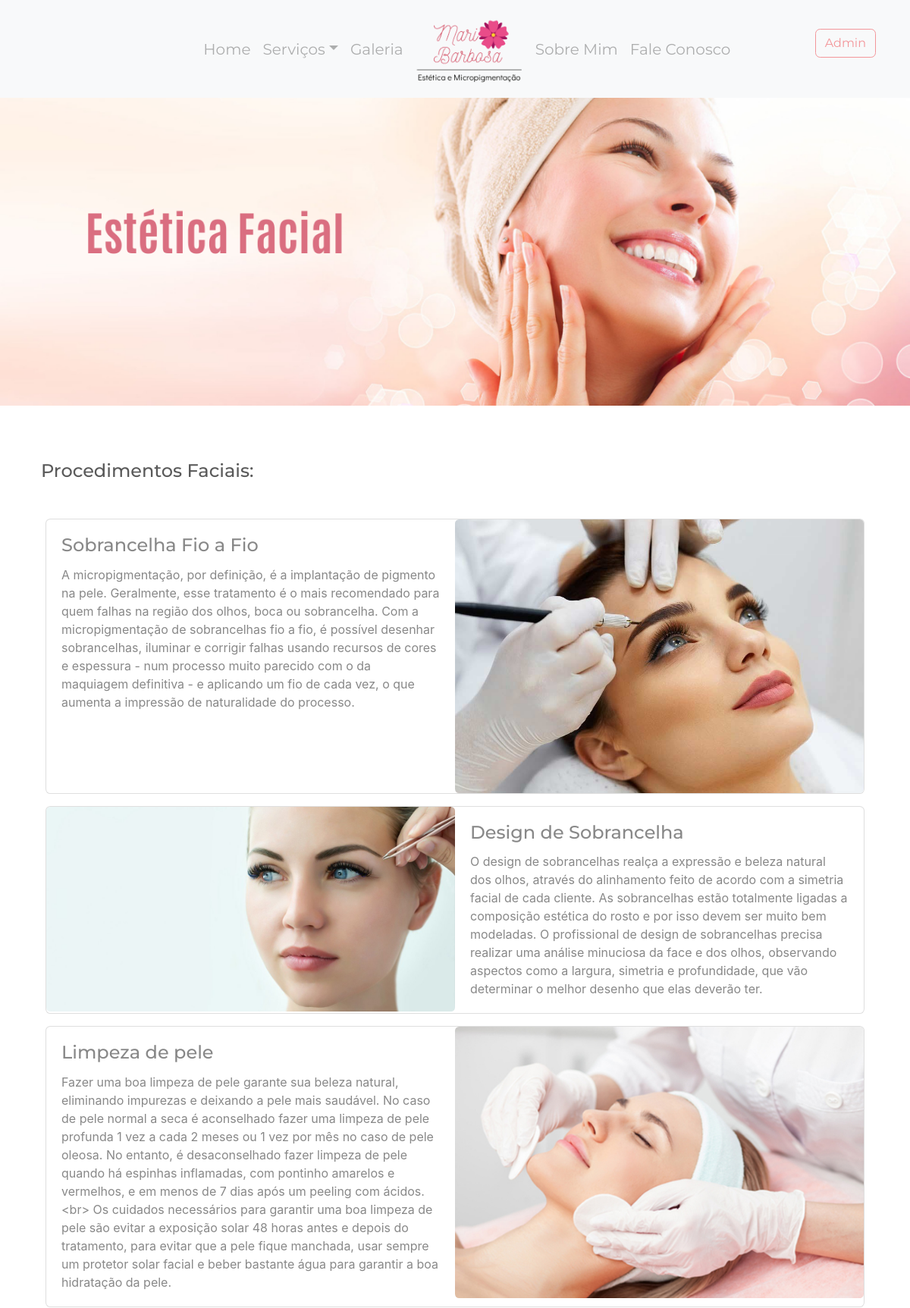
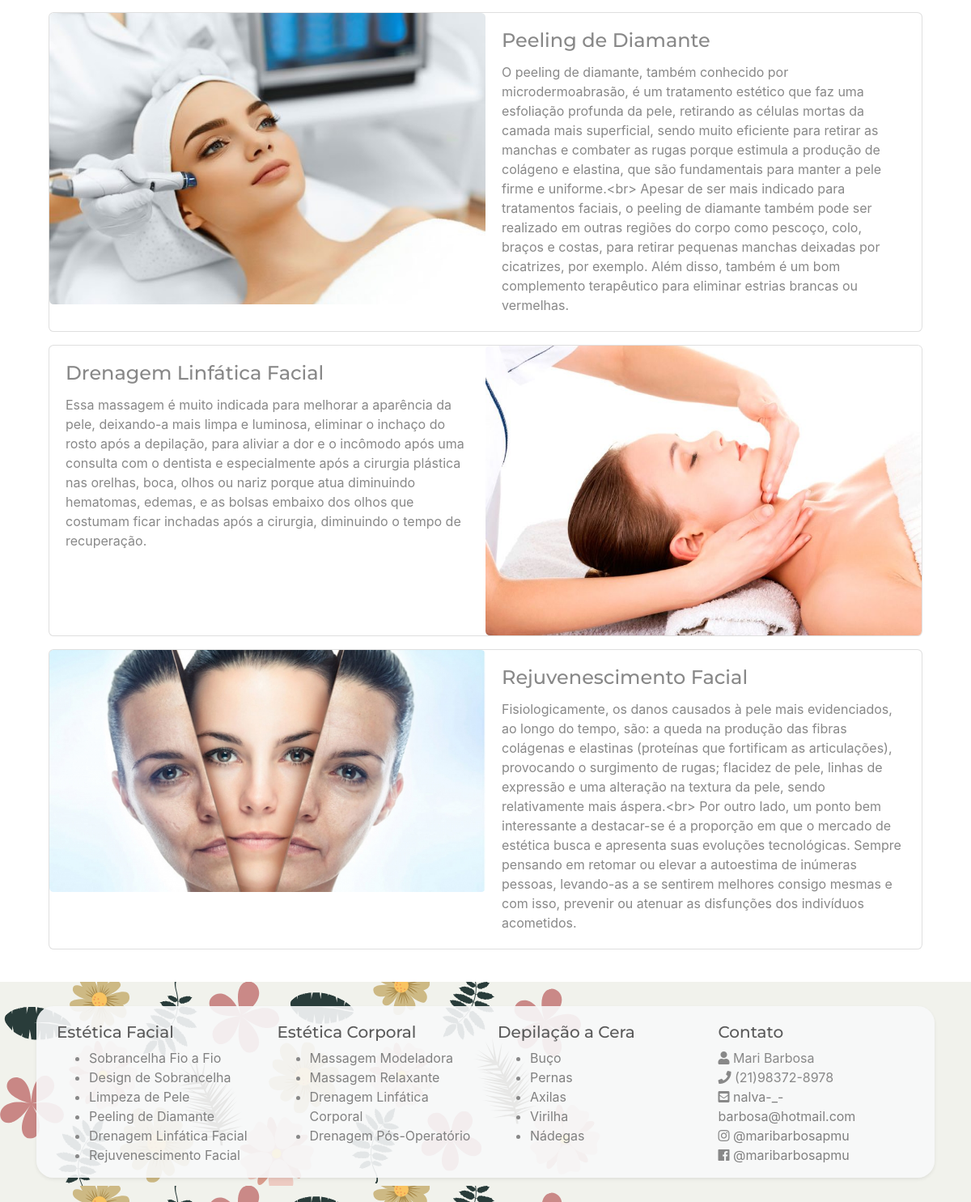
The page /facial on the database its author committed (2 pictures, top to bottom).
### meuSite/models.py (models this page shows, shortened)
class Servico(models.Model):
    tipo = models.ForeignKey(TipoServico, on_delete=models.CASCADE)
    nome = models.CharField('Servico', max_length=200, db_index=True)
    tag = models.CharField('Tag', max_length=100, default=' ')
    imagem = models.CharField('Imagem', max_length=200)
    descricao = models.TextField(blank=True)
    class Meta:
        db_table = 'servico'

### meuSite/views.py (the view)
# urls.py: path('facial', views.facial, name='facial'),
def facial(request):
    procedimentos_faciais = Servico.objects.filter(tipo__nome__contains='facial')
    return render(request, 'facial.html', {'servicos': procedimentos_faciais})

### meuSite/templates/facial.html (shortened to what this page needs)
{% extends "base.html" %}
{% load static %}
{% block estilo %}
    <link rel="stylesheet" type="text/css" href="{% static 'css/facial.css' %}"/>
{% endblock estilo %}
{% block conteudo %}
    {% static "images" as baseUrl %}
    <header id="header" class="mb-4" style="margin-top: 120px;">
        <img class="d-block w-100" src="{{ baseUrl }}/carousel-facial.png" alt="Tratamentos Faciais">
    </header>
    <div class="container my-4">
        <div class="block">
            <div class="row">
                <div class="col-12 p-4">
                    <h4 id="procedimentosFaciais" class="mb-0 pt-4 pb-4">Procedimentos Faciais:</h4>
                </div>
                <div class="col-12">
                    {% for servico in servicos %}
                        <div class="col-12" id="{{ servico.tag }}">
                            <div class="card mb-3" data-toggle="tooltip" data-placement="top"
                                 title="Clique para realizar o agendamento">
                                <div class="row no-gutters">
                                    {% if forloop.counter0|divisibleby:2 == 0 %}
                                        <div class="col-6 d-none d-md-inline-block">
                                            <img src="{{ baseUrl }}/{{ servico.imagem }}" class="card-img">
                                        </div>
                                        <div class="col-6 d-none d-md-inline-block">
                                            <div class="card-body">
                                                <h4 class="card-title">{{ servico.nome }}</h4>
                                                <p class="card-text">{{ servico.descricao }}</p>
                                            </div>
                                        </div>
                                    {% else %}
                                        <div class="col-6 d-none d-md-inline-block">
                                            <div class="card-body">
                                                <h4 class="card-title">{{ servico.nome }}</h4>
                                                <p class="card-text">{{ servico.descricao }}</p>
                                            </div>
                                        </div>
                                        <div class="col-6 d-none d-md-inline-block">
                                            <img src="{{ baseUrl }}/{{ servico.imagem }}" class="card-img">
                                        </div>
                                    {% endif %}
                                </div>
                            </div>
                        </div>
                    {% endfor %}
                </div>
            </div>
        </div>
    </div>
{% endblock conteudo %}

### rows shown on the page
Servico: nome "Sobrancelha Fio a Fio", descricao "A micropigmentação, por definição, é a implantação de pigmento na pele. Geralmente, esse tratamento é o mais recomendado para quem falhas na região dos olhos, boca ou sobrancelha. Com a micropigmentação de sobrancelhas fio a fio, é possível desenhar sobrancelhas, iluminar e corrigir falhas usando recursos de cores e espessura - num processo muito parecido com o da maquiagem definitiva - e aplicando um fio de cada vez, o que aumenta a impressão de naturalidade do processo.", imagem (picture)
Servico: imagem (picture), nome "Design de Sobrancelha", descricao "O design de sobrancelhas realça a expressão e beleza natural dos olhos, através do alinhamento feito de acordo com a simetria facial de cada cliente. As sobrancelhas estão totalmente ligadas a composição estética do rosto e por isso devem ser muito bem modeladas. O profissional de design de sobrancelhas precisa realizar uma análise minuciosa da face e dos olhos, observando aspectos como a largura, simetria e profundidade, que vão determinar o melhor desenho que elas deverão ter."
Servico: nome "Limpeza de pele", descricao "Fazer uma boa limpeza de pele garante sua beleza natural, eliminando impurezas e deixando a pele mais saudável. No caso de pele normal a seca é aconselhado fazer uma limpeza de pele profunda 1 vez a cada 2 meses ou 1 vez por mês no caso de pele oleosa. No entanto, é desaconselhado fazer limpeza de pele quando há espinhas inflamadas, com pontinho amarelos e vermelhos, e em menos de 7 dias após um peeling com ácidos.<br> Os cuidados necessários para garantir uma boa limpeza de pele são evitar a exposição solar 48 horas antes e depois do tratamento, para evitar que a pele fique manchada, usar sempre um protetor solar facial e beber bastante água para garantir a boa hidratação da pele.", imagem (picture)
Servico: imagem (picture), nome "Peeling de Diamante", descricao "O peeling de diamante, também conhecido por microdermoabrasão, é um tratamento estético que faz uma esfoliação profunda da pele, retirando as células mortas da camada mais superficial, sendo muito eficiente para retirar as manchas e combater as rugas porque estimula a produção de colágeno e elastina, que são fundamentais para manter a pele firme e uniforme.<br> Apesar de ser mais indicado para tratamentos faciais, o peeling de diamante também pode ser realizado em outras regiões do corpo como pescoço, colo, braços e costas, para retirar pequenas manchas deixadas por cicatrizes, por exemplo. Além disso, também é um bom complemento terapêutico para eliminar estrias brancas ou vermelhas."
Servico: nome "Drenagem Linfática Facial", descricao "Essa massagem é muito indicada para melhorar a aparência da pele, deixando-a mais limpa e luminosa, eliminar o inchaço do rosto após a depilação, para aliviar a dor e o incômodo após uma consulta com o dentista e especialmente após a cirurgia plástica nas orelhas, boca, olhos ou nariz porque atua diminuindo hematomas, edemas, e as bolsas embaixo dos olhos que costumam ficar inchadas após a cirurgia, diminuindo o tempo de recuperação.", imagem (picture)
Servico: imagem (picture), nome "Rejuvenescimento Facial", descricao "Fisiologicamente, os danos causados à pele mais evidenciados, ao longo do tempo, são: a queda na produção das fibras colágenas e elastinas (proteínas que fortificam as articulações), provocando o surgimento de rugas; flacidez de pele, linhas de expressão e uma alteração na textura da pele, sendo relativamente mais áspera.<br> Por outro lado, um ponto bem interessante a destacar-se é a proporção em que o mercado de estética busca e apresenta suas evoluções tecnológicas. Sempre pensando em retomar ou elevar a autoestima de inúmeras pessoas, levando-as a se sentirem melhores consigo mesmas e com isso, prevenir ou atenuar as disfunções dos indivíduos acometidos."
